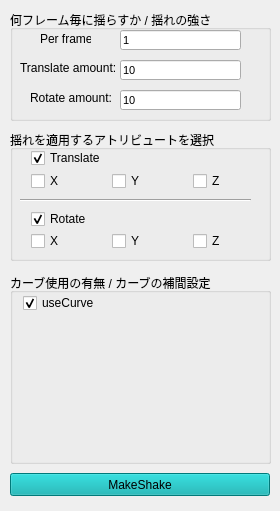
<?xml version="1.0" encoding="UTF-8"?>
<ui version="4.0">
 <class>makeShake</class>
 <widget class="QWidget" name="makeShake">
  <property name="geometry">
   <rect>
    <x>0</x>
    <y>0</y>
    <width>280</width>
    <height>511</height>
   </rect>
  </property>
  <property name="sizePolicy">
   <sizepolicy hsizetype="Preferred" vsizetype="Preferred">
    <horstretch>0</horstretch>
    <verstretch>0</verstretch>
   </sizepolicy>
  </property>
  <property name="minimumSize">
   <size>
    <width>0</width>
    <height>0</height>
   </size>
  </property>
  <property name="maximumSize">
   <size>
    <width>370</width>
    <height>640</height>
   </size>
  </property>
  <property name="windowTitle">
   <string>cyShakeMake</string>
  </property>
  <widget class="QGroupBox" name="groupBox">
   <property name="geometry">
    <rect>
     <x>10</x>
     <y>10</y>
     <width>261</width>
     <height>111</height>
    </rect>
   </property>
   <property name="title">
    <string>何フレーム毎に揺らすか / 揺れの強さ</string>
   </property>
   <widget class="QLineEdit" name="PerFrameValue">
    <property name="geometry">
     <rect>
      <x>110</x>
      <y>20</y>
      <width>121</width>
      <height>20</height>
     </rect>
    </property>
    <property name="font">
     <font>
      <pointsize>8</pointsize>
      <weight>50</weight>
      <bold>false</bold>
     </font>
    </property>
    <property name="text">
     <string>1</string>
    </property>
   </widget>
   <widget class="QLineEdit" name="translateAmount">
    <property name="geometry">
     <rect>
      <x>110</x>
      <y>50</y>
      <width>121</width>
      <height>20</height>
     </rect>
    </property>
    <property name="font">
     <font>
      <pointsize>8</pointsize>
      <weight>50</weight>
      <bold>false</bold>
     </font>
    </property>
    <property name="text">
     <string>10</string>
    </property>
   </widget>
   <widget class="QLineEdit" name="rotateAmount">
    <property name="geometry">
     <rect>
      <x>110</x>
      <y>80</y>
      <width>121</width>
      <height>20</height>
     </rect>
    </property>
    <property name="font">
     <font>
      <pointsize>8</pointsize>
      <weight>50</weight>
      <bold>false</bold>
     </font>
    </property>
    <property name="text">
     <string>10</string>
    </property>
   </widget>
   <widget class="QLabel" name="label">
    <property name="geometry">
     <rect>
      <x>30</x>
      <y>21</y>
      <width>51</width>
      <height>16</height>
     </rect>
    </property>
    <property name="text">
     <string>Per frame</string>
    </property>
   </widget>
   <widget class="QLabel" name="translateText">
    <property name="geometry">
     <rect>
      <x>10</x>
      <y>50</y>
      <width>101</width>
      <height>16</height>
     </rect>
    </property>
    <property name="text">
     <string>Translate amount:</string>
    </property>
   </widget>
   <widget class="QLabel" name="label_3">
    <property name="geometry">
     <rect>
      <x>20</x>
      <y>80</y>
      <width>101</width>
      <height>16</height>
     </rect>
    </property>
    <property name="text">
     <string>Rotate amount:</string>
    </property>
   </widget>
  </widget>
  <widget class="QGroupBox" name="groupBox_2">
   <property name="geometry">
    <rect>
     <x>10</x>
     <y>130</y>
     <width>261</width>
     <height>131</height>
    </rect>
   </property>
   <property name="title">
    <string>揺れを適用するアトリビュートを選択</string>
   </property>
   <widget class="QCheckBox" name="translateShake">
    <property name="geometry">
     <rect>
      <x>21</x>
      <y>20</y>
      <width>75</width>
      <height>16</height>
     </rect>
    </property>
    <property name="text">
     <string>Translate</string>
    </property>
    <property name="checked">
     <bool>true</bool>
    </property>
   </widget>
   <widget class="QCheckBox" name="tZ">
    <property name="geometry">
     <rect>
      <x>183</x>
      <y>43</y>
      <width>75</width>
      <height>16</height>
     </rect>
    </property>
    <property name="text">
     <string>Z</string>
    </property>
   </widget>
   <widget class="Line" name="line">
    <property name="geometry">
     <rect>
      <x>10</x>
      <y>62</y>
      <width>231</width>
      <height>16</height>
     </rect>
    </property>
    <property name="orientation">
     <enum>Qt::Horizontal</enum>
    </property>
   </widget>
   <widget class="QCheckBox" name="tY">
    <property name="geometry">
     <rect>
      <x>102</x>
      <y>43</y>
      <width>75</width>
      <height>16</height>
     </rect>
    </property>
    <property name="text">
     <string>Y</string>
    </property>
   </widget>
   <widget class="QCheckBox" name="tX">
    <property name="geometry">
     <rect>
      <x>21</x>
      <y>43</y>
      <width>75</width>
      <height>16</height>
     </rect>
    </property>
    <property name="text">
     <string>X</string>
    </property>
   </widget>
   <widget class="QCheckBox" name="rZ">
    <property name="geometry">
     <rect>
      <x>183</x>
      <y>103</y>
      <width>75</width>
      <height>16</height>
     </rect>
    </property>
    <property name="text">
     <string>Z</string>
    </property>
   </widget>
   <widget class="QCheckBox" name="rX">
    <property name="geometry">
     <rect>
      <x>21</x>
      <y>103</y>
      <width>75</width>
      <height>16</height>
     </rect>
    </property>
    <property name="text">
     <string>X</string>
    </property>
   </widget>
   <widget class="QCheckBox" name="rY">
    <property name="geometry">
     <rect>
      <x>102</x>
      <y>103</y>
      <width>75</width>
      <height>16</height>
     </rect>
    </property>
    <property name="text">
     <string>Y</string>
    </property>
   </widget>
   <widget class="QCheckBox" name="rotateShake">
    <property name="geometry">
     <rect>
      <x>21</x>
      <y>81</y>
      <width>75</width>
      <height>16</height>
     </rect>
    </property>
    <property name="text">
     <string>Rotate</string>
    </property>
    <property name="checked">
     <bool>true</bool>
    </property>
   </widget>
  </widget>
  <widget class="QGroupBox" name="groupBox_3">
   <property name="geometry">
    <rect>
     <x>10</x>
     <y>273</y>
     <width>261</width>
     <height>191</height>
    </rect>
   </property>
   <property name="title">
    <string>カーブ使用の有無 / カーブの補間設定</string>
   </property>
   <widget class="QWidget" name="verticalLayoutWidget">
    <property name="geometry">
     <rect>
      <x>9</x>
      <y>49</y>
      <width>241</width>
      <height>131</height>
     </rect>
    </property>
    <layout class="QVBoxLayout" name="gradientCurve"/>
   </widget>
   <widget class="QWidget" name="verticalLayoutWidget_2">
    <property name="geometry">
     <rect>
      <x>119</x>
      <y>20</y>
      <width>131</width>
      <height>21</height>
     </rect>
    </property>
    <layout class="QVBoxLayout" name="MenuSpace"/>
   </widget>
   <widget class="QCheckBox" name="useCurve">
    <property name="geometry">
     <rect>
      <x>13</x>
      <y>22</y>
      <width>75</width>
      <height>16</height>
     </rect>
    </property>
    <property name="text">
     <string>useCurve</string>
    </property>
    <property name="checked">
     <bool>true</bool>
    </property>
   </widget>
  </widget>
  <widget class="QPushButton" name="shakeMakeButton">
   <property name="geometry">
    <rect>
     <x>10</x>
     <y>473</y>
     <width>260</width>
     <height>23</height>
    </rect>
   </property>
   <property name="styleSheet">
    <string notr="true">background-color: rgb(0, 171, 171);</string>
   </property>
   <property name="text">
    <string>MakeShake</string>
   </property>
   <property name="checkable">
    <bool>true</bool>
   </property>
  </widget>
 </widget>
 <resources/>
 <connections/>
</ui>
